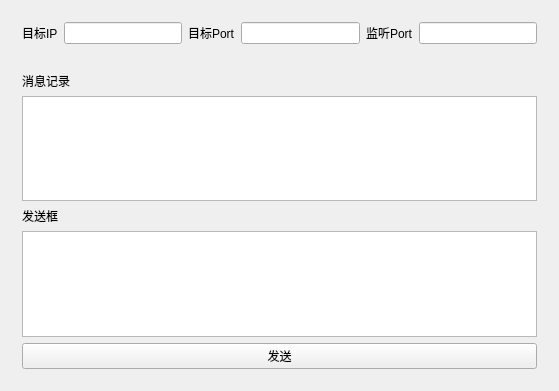
<?xml version="1.0" encoding="UTF-8"?>
<ui version="4.0">
 <class>Widget</class>
 <widget class="QWidget" name="Widget">
  <property name="geometry">
   <rect>
    <x>0</x>
    <y>0</y>
    <width>559</width>
    <height>391</height>
   </rect>
  </property>
  <property name="windowTitle">
   <string>Widget</string>
  </property>
  <layout class="QVBoxLayout" name="verticalLayout_2">
   <item>
    <widget class="QWidget" name="widget" native="true">
     <layout class="QHBoxLayout" name="horizontalLayout">
      <item>
       <widget class="QLabel" name="label">
        <property name="text">
         <string>目标IP</string>
        </property>
       </widget>
      </item>
      <item>
       <widget class="QLineEdit" name="lineEditTarIP"/>
      </item>
      <item>
       <widget class="QLabel" name="label_2">
        <property name="text">
         <string>目标Port</string>
        </property>
       </widget>
      </item>
      <item>
       <widget class="QLineEdit" name="lineEditTarPort"/>
      </item>
      <item>
       <widget class="QLabel" name="label_3">
        <property name="text">
         <string>监听Port</string>
        </property>
       </widget>
      </item>
      <item>
       <widget class="QLineEdit" name="lineEditListenPort"/>
      </item>
     </layout>
    </widget>
   </item>
   <item>
    <widget class="QWidget" name="widget_2" native="true">
     <layout class="QVBoxLayout" name="verticalLayout">
      <item>
       <widget class="QLabel" name="label_4">
        <property name="text">
         <string>消息记录</string>
        </property>
       </widget>
      </item>
      <item>
       <widget class="QTextEdit" name="textEditHistory"/>
      </item>
      <item>
       <widget class="QLabel" name="label_5">
        <property name="text">
         <string>发送框</string>
        </property>
       </widget>
      </item>
      <item>
       <widget class="QTextEdit" name="textEditSend"/>
      </item>
      <item>
       <widget class="QPushButton" name="pushButtonSend">
        <property name="text">
         <string>发送</string>
        </property>
       </widget>
      </item>
     </layout>
    </widget>
   </item>
  </layout>
 </widget>
 <layoutdefault spacing="6" margin="11"/>
 <resources/>
 <connections/>
</ui>
